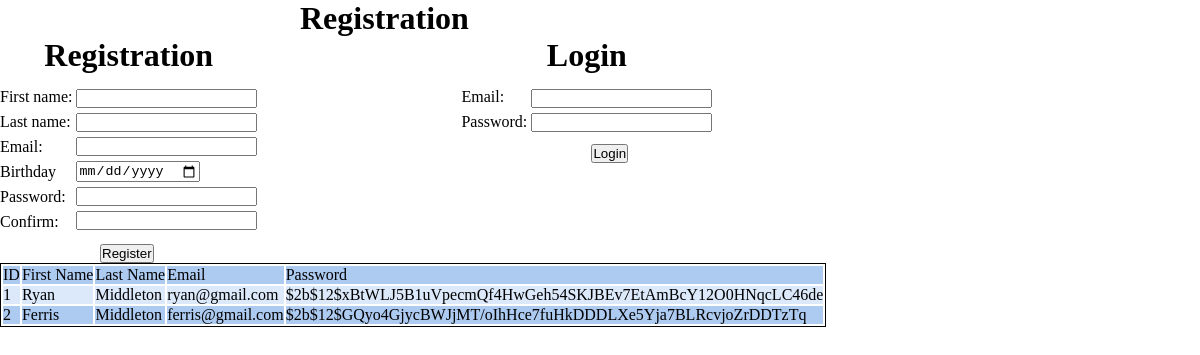
The page / on the database its author committed.
### favorite_books_app/models.py (models this page shows)
class User(models.Model):
    first_name = models.CharField(max_length=255)
    last_name = models.CharField(max_length=255)
    email = models.CharField(max_length=255)
    password = models.CharField(max_length=255)
    created_at = models.DateTimeField(auto_now_add=True)
    updated_at = models.DateTimeField(auto_now=True)
    objects = UserManager()

### favorite_books_app/views.py (the view)
# urls.py: path('', views.index),
def index(request):
    context = {
        'all_users':User.objects.all()
    }
    return render(request, "register_login.html", context)

### favorite_books_app/templates/register_login.html (shortened to what this page needs)
<!DOCTYPE html>
<html lang="en">
<head>
    {% load static %}
    <link rel="stylesheet" href="{% static 'css/styles.css' %}">
</head>
<body>
    <div id="page_wrapper">
        <h1 id="page_heading">Registration</h1>
        <div id="register_container">
            <form action="/register" id="register_frm" method="post">
            <h1>Registration</h1>
            <div id="register_input_container">
                <div class="labels_container">
                    <label>First name:</label>
                    <label>Last name:</label>
                    <label>Email:</label>
                    <label>Birthday</label>
                    <label>Password:</label>
                    <label>Confirm:</label>
                </div>
                <div class="input_container">
                    <input type="text" id="first_name_txt" name="first_name_txt">
                    <input type="text" id="last_name_txt" name="last_name_txt">
                    <input type="email" id="email_txt" name="email_txt">
                    <input type="date" id="b_day_dt" name="b_day_dt">
                    <input type="password" id="password_txt" name="password_txt">
                    <input type="password" id="conf_password_txt" name="conf_password_txt">
                </div>
            </div>
            <input type="submit" value = "Register">
            </form>
        </div>
        <div id="login_container">
            <form action="/login" id="login_frm" method ="post">
            <h1>Login</h1>
            <div id="login_input_container">
                <div class="labels_container">
                    <label>Email:</label>
                    <label>Password:</label>
                </div>
                <div class="input_container">
                    <input type="email" id="login_email_txt" name="email_txt">
                    <input type="password" id="login_password_txt" name="password_txt">
                </div>
            </div>
            <input type="submit" value = "Login">
            </form>
        </div>
        <table id="all_users_table">
            <tr>
                <td>ID</td>
                <td>First Name</td>
                <td>Last Name</td>
                <td>Email</td>
                <td>Password</td>
            </tr>
                {% for user in all_users %}
            <tr>
                <td>{{user.id}}</td>
                <td>{{user.first_name}}</td>
                <td>{{user.last_name}}</td>
                <td>{{user.email}}</td>
                <td>{{user.password}}</td>
            </tr>
                {% endfor %}
        </table>
    </div>
</body>
</html>

### favorite_books_app/static/css/styles.css (style rules this page uses)
* { margin:0px; padding:0px; }
#page_heading { margin-left:300px; }
#page_wrapper div { display:inline-block; vertical-align:top; }
#register_container * { display:block; }
#register_container h1 { text-align:center; margin-bottom:10px; }
#register_container input[type=submit] { margin-left:100px; margin-top:10px; }
#login_container { margin-left:200px; }
#login_container * { display:block; }
#login_container h1 { text-align:center; margin-bottom:10px; }
#login_container input[type=submit] { margin-left:130px; margin-top:10px; }
.labels_container * { line-height:25px; display:block; }
.input_container * { margin-top:5px; display:block; }
#all_users_table { border:1px solid black; }
#all_users_table tr:nth-child(odd) { background: #adcaf1; }
#all_users_table tr:nth-child(even) { background: #dce9fa; }
#add_book_container h2, input[type=submit] { text-align:center; display:block; }

### rows shown on the page
User: id "1", first_name "Ryan", last_name "Middleton", email "ryan@gmail.com", password "$2b$12$xBtWLJ5B1uVpecmQf4HwGeh54SKJBEv7EtAmBcY12O0HNqcLC46de"
User: id "2", first_name "Ferris", last_name "Middleton", email "ferris@gmail.com", password "$2b$12$GQyo4GjycBWJjMT/oIhHce7fuHkDDDLXe5Yja7BLRcvjoZrDDTzTq"
